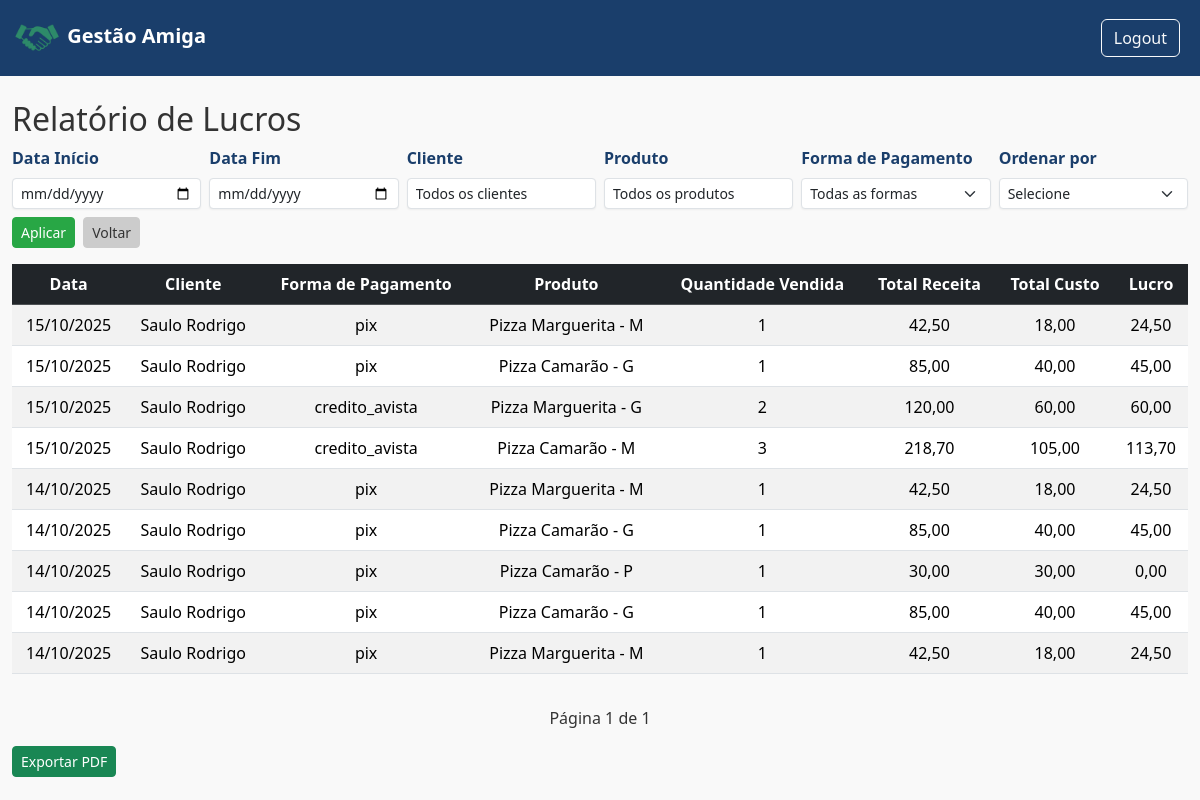
The page /loja/9/relatorio_lucros/ (signed in) on the database its author committed.
### gestao/models.py (models this page shows, shortened)
class Cliente(models.Model):
    usuario = models.ForeignKey(User, on_delete=models.CASCADE)
    loja = models.ForeignKey(Loja, on_delete=models.CASCADE, default=1)
    nome = models.CharField(max_length=100)
    email = models.EmailField(blank=True, null=True)
    telefone = models.CharField(max_length=20, blank = True, null=True)
    endereco = models.TextField(blank = True, null=True)
    data_cadastro = models.DateTimeField(auto_now_add=True)
    total_compras = models.IntegerField(default=0)
    def __str__(self):
        return self.nome

class Venda(models.Model):
    FORMAS_PAGAMENTO = [
        ('dinheiro', 'Espécie'),
        ('pix', 'PIX'),
        ('debito', 'Débito'),
        ('credito_avista', 'Crédito à vista'),
        ('credito_parcelado', 'Crédito Parcelado'),
    ]
    loja = models.ForeignKey(Loja, on_delete=models.CASCADE, related_name="vendas", default=1)
    cliente = models.ForeignKey(Cliente, on_delete=models.CASCADE, related_name="vendas_cliente", blank = True, null = True)
    forma_pagamento = models.CharField(max_length=20, choices=FORMAS_PAGAMENTO, default='dinheiro')
    parcelas = models.IntegerField(default=1)
    data = models.DateTimeField(auto_now_add=True)
    valor_total = models.DecimalField(max_digits=10, decimal_places=2, default=0)

class Produto(models.Model):
    loja = models.ForeignKey(Loja, related_name='produtos', on_delete=models.CASCADE)
    nome = models.CharField(max_length=100)
    descricao = models.CharField(max_length=100, default="---")
    preco_compra = models.DecimalField(max_digits=8, decimal_places=2, default=0)
    preco_venda = models.DecimalField(max_digits=8, decimal_places=2, default=1)
    estoque = models.IntegerField()
    def __str__(self):
        return self.nome

### gestao/views.py (the view)
# urls.py: path('loja/<int:loja_id>/relatorio_lucros/', views.relatorio_lucros, name='relatorio_lucros'),
@login_required
def relatorio_lucros(request, loja_id):
    loja = request.user.lojas.get(id=loja_id)
    itens = ItemVenda.objects.filter(venda__loja=loja).select_related('venda', 'produto')
    form = FiltroRelatorioForm(request.GET or None)
    if form.is_valid():
        data_inicio = form.cleaned_data.get('data_inicio')
        data_fim = form.cleaned_data.get('data_fim')
        cliente = form.cleaned_data.get('cliente')
        produto = form.cleaned_data.get('produto')
        forma_pagamento = form.cleaned_data.get('forma_pagamento')
        ordenar_por = form.cleaned_data.get('ordenar_por')
        if data_inicio:
            itens = itens.filter(data__gte=data_inicio)
        if data_fim:
            itens = itens.filter(data__lte=data_fim)
        if cliente:
            itens = itens.filter(cliente=cliente)
        if produto:
            itens = itens.filter(produto=produto)
        if forma_pagamento:
            itens = itens.filter(forma_pagamento=forma_pagamento)
        if ordenar_por == 'data_desc':
            itens = itens.order_by('-data')
        elif ordenar_por == 'data_asc':
            itens = itens.order_by('data')
        elif ordenar_por == 'quantidade_desc':
            itens = itens.order_by('-quantidade')
        elif ordenar_por == 'quantidade_asc':
            itens = itens.order_by('quantidade')
        elif ordenar_por == 'lucro_desc':
            itens = sorted(
                itens,
                key=lambda x: (x.preco_unitario - x.produto.preco_compra) * x.quantidade - x.desconto,
                reverse=True
            )
        elif ordenar_por == 'lucro_asc':
            itens = sorted(
                itens,
                key=lambda x: (x.preco_unitario - x.produto.preco_compra) * x.quantidade - x.desconto
            )
        else:
            itens = itens.order_by('-id')
    else:
        itens = itens.order_by('-id')
    paginator = Paginator(itens, 10)
    page_number = request.GET.get('page')
    page_obj = paginator.get_page(page_number)
    relatorio = []
    for item in page_obj:
        custo_total = item.produto.preco_compra * item.quantidade
        receita_total = (item.preco_unitario * item.quantidade) - item.desconto
        lucro = receita_total - custo_total
        relatorio.append({
            'produto': item.produto.nome,
            'descricao': item.produto.descricao,
            'data': item.venda.data,
            'cliente': item.venda.cliente,
            'forma_pagamento': item.venda.forma_pagamento,
            'quantidade_vendida': item.quantidade,
            'total_receita': receita_total,
            'total_custo': custo_total,
            'lucro': lucro,
        })
    return render(request, 'financeiro/relatorio_lucros.html', {
        'loja_id': loja_id,
        'form': form,
        'relatorio': relatorio,
        'page_obj': page_obj
    })

### gestao/forms.py
class FiltroRelatorioForm(forms.Form):
    data_inicio = forms.DateField(
        required=False,
        widget=forms.DateInput(attrs={'type': 'date'})
        )
    data_fim = forms.DateField(
        required=False,
        widget=forms.DateInput(attrs={'type': 'date'})
    )
    cliente = forms.ModelChoiceField(
        queryset=Cliente.objects.all(),
        required=False,
        empty_label="Todos os clientes"
    )
    produto = forms.ModelChoiceField(
        queryset=Produto.objects.all(),
        required=False,
        empty_label="Todos os produtos"
    )
    forma_pagamento = forms.ChoiceField(
        choices=[("", "Todas as formas")] + FORMAS_PAGAMENTO,
        required=False
    )
    ordenar_por = forms.ChoiceField(
        choices=ORDEM_OPCOES,
        required=False
    )

### templates/financeiro/relatorio_lucros.html (shortened to what this page needs)
{% extends 'base.html' %}
{% block content %}
{% load widget_tweaks %}
<h2>Relatório de Lucros</h2>
<form method="get" class="row g-2 align-items-end mb-3">
    <div class="col-md-2">
        <label for="id_data_inicio" class="form-label">Data Início</label>
        {{ form.data_inicio|add_class:"form-control form-control-sm" }}
    </div>
    <div class="col-md-2">
        <label for="id_data_fim" class="form-label">Data Fim</label>
        {{ form.data_fim|add_class:"form-control form-control-sm" }}
    </div>
    <div class="col-md-2">
        <label for="id_cliente" class="form-label">Cliente</label>
        {{ form.cliente|add_class:"form-control form-control-sm" }}
    </div>
    <div class="col-md-2">
        <label for="id_produto" class="form-label">Produto</label>
        {{ form.produto|add_class:"form-control form-control-sm" }}
    </div>
    <div class="col-md-2">
        <label for="id_forma_pagamento" class="form-label">Forma de Pagamento</label>
        {{ form.forma_pagamento|add_class:"form-select form-select-sm" }}
    </div>
    <div class="col-md-2">
        <label for="id_ordenacao" class="form-label">Ordenar por</label>
        {{ form.ordenar_por|add_class:"form-select form-select-sm" }}
    </div>
    <div class="col-md-2 d-flex gap-2">
        <button type="submit" class="btn btn-primary btn-sm">Aplicar</button>
        <a href="{% url 'dashboard_loja' loja_id %}" class="btn btn-secondary btn-sm">Voltar</a>
    </div>
</form>
<div class="table-responsive mt-3">
    <table class="table table-striped table-hover">
        <thead class="table-dark">
            <tr style="text-align: center;">
                <th>Data</th>
                <th>Cliente</th>
                <th>Forma de Pagamento</th>
                <th>Produto</th>
                <th>Quantidade Vendida</th>
                <th>Total Receita</th>
                <th>Total Custo</th>
                <th>Lucro</th>
            </tr>
        </thead>
        <tbody>
            {% for item in relatorio %}
            <tr style="text-align: center;">
                <td>{{ item.data|date:"d/m/Y" }}</td>
                <td>{{ item.cliente }}</td>
                <td>{{ item.forma_pagamento }}</td>
                <td>{{ item.produto }} - {{ item.descricao }}</td>
                <td>{{ item.quantidade_vendida }}</td>
                <td>{{ item.total_receita }}</td>
                <td>{{ item.total_custo }}</td>
                <td>{{ item.lucro }}</td>
            </tr>
            {% empty %}
            <tr>
                <td colspan="8" class="text-center"><em>Nenhum resultado encontrado.</em></td>
            </tr>
            {% endfor %}
        </tbody>
    </table>
</div>
<div class="d-flex justify-content-between align-items-center mt-3">
    <span>Página {{ page_obj.number }} de {{ page_obj.paginator.num_pages }}</span>
</div>
<form method="post" action="{% url 'exportar_relatorio_pdf' loja_id=loja_id %}" class="mt-3">
    <button type="submit" class="btn btn-success btn-sm">Exportar PDF</button>
</form>
{% endblock %}

### static/css/estilo.css (style rules this page uses)
:root { --cor-fundo: #f9f9f9; --cor-primaria: #1a3e6b; --cor-secundaria: #28a745; --cor-texto: #333333; --cor-borda: #e0e0e0; }
body { background-color: var(--cor-fundo); color: var(--cor-texto); }
.btn-primary { background-color: var(--cor-secundaria); border-color: var(--cor-secundaria); color: white; }
.btn-secondary { background-color: #cccccc; border-color: #cccccc; color: #333333; }
form label { display: block; font-weight: 600; color: var(--cor-primaria); margin-bottom: 5px; }
form input, form select, form textarea { width: 100%; padding: 10px 12px; border: 1px solid var(--cor-borda); border-radius: 6px; font-size: 1rem; background-color: #fff; color: var(--cor-texto); transition: all 0.3s ease; box-shadow: 0 1px 2px rgba(0,0,0,0.05); }

### rows shown on the page
Cliente: data "15/10/2025", cliente "Saulo Rodrigo", forma_pagamento "pix", produto "Pizza Marguerita", descricao "M", quantidade_vendida "1", total_receita "42,50", total_custo "18,00", lucro "24,50", produto "Pizza Camarão", descricao "G", total_receita "85,00", total_custo "40,00", lucro "45,00", data "14/10/2025"
Cliente: data "15/10/2025", cliente "Saulo Rodrigo", forma_pagamento "credito_avista", produto "Pizza Marguerita", descricao "G", quantidade_vendida "2", total_receita "120,00", total_custo "60,00", lucro "60,00", produto "Pizza Camarão", descricao "M", quantidade_vendida "3", total_receita "218,70", total_custo "105,00", lucro "113,70", data "14/10/2025", forma_pagamento "pix", descricao "P", quantidade_vendida "1", total_receita "30,00", total_custo "30,00", lucro "0,00", total_receita "85,00", total_custo "40,00", lucro "45,00", total_receita "42,50", total_custo "18,00", lucro "24,50"

### other values the page prints
{{ page_obj.number }} "1"
{{ page_obj.paginator.num_pages }} "1"
